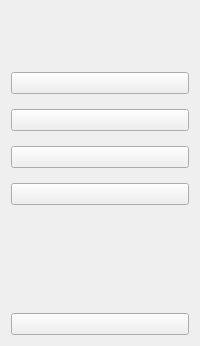
     <widget class="QWidget" name="icon_only_Widget" native="true">
      <property name="styleSheet">
       <string notr="true"/>
      </property>
      <layout class="QVBoxLayout" name="verticalLayout_3">
       <item>
        <layout class="QHBoxLayout" name="horizontalLayout_3">
         <item>
          <widget class="QLabel" name="label">
           <property name="minimumSize">
            <size>
             <width>40</width>
             <height>40</height>
            </size>
           </property>
           <property name="maximumSize">
            <size>
             <width>40</width>
             <height>40</height>
            </size>
           </property>
           <property name="text">
            <string/>
           </property>
           <property name="pixmap">
            <pixmap resource="resource.qrc">:/newPrefix/icon/big_icon.png</pixmap>
           </property>
           <property name="scaledContents">
            <bool>true</bool>
           </property>
          </widget>
         </item>
        </layout>
       </item>
       <item>
        <layout class="QVBoxLayout" name="verticalLayout">
         <property name="spacing">
          <number>15</number>
         </property>
         <property name="topMargin">
          <number>15</number>
         </property>
         <item>
          <widget class="QPushButton" name="quanlichiteu_Btn1">
           <property name="cursor">
            <cursorShape>PointingHandCursor</cursorShape>
           </property>
           <property name="text">
            <string/>
           </property>
           <property name="icon">
            <iconset resource="resource.qrc">
             <normaloff>:/newPrefix/icon/quanlychitieu_white.png</normaloff>
             <normalon>:/newPrefix/icon/quanlychitieu_blue.png</normalon>:/newPrefix/icon/quanlychitieu_white.png</iconset>
           </property>
           <property name="iconSize">
            <size>
             <width>25</width>
             <height>25</height>
            </size>
           </property>
           <property name="checkable">
            <bool>true</bool>
           </property>
           <property name="autoExclusive">
            <bool>true</bool>
           </property>
          </widget>
         </item>
         <item>
          <widget class="QPushButton" name="phantichchiteu_Btn1">
           <property name="cursor">
            <cursorShape>PointingHandCursor</cursorShape>
           </property>
           <property name="text">
            <string/>
           </property>
           <property name="icon">
            <iconset resource="resource.qrc">
             <normaloff>:/newPrefix/icon/growth_white.png</normaloff>
             <normalon>:/newPrefix/icon/growth_blue.png</normalon>:/newPrefix/icon/growth_white.png</iconset>
           </property>
           <property name="iconSize">
            <size>
             <width>25</width>
             <height>25</height>
            </size>
           </property>
           <property name="checkable">
            <bool>true</bool>
           </property>
           <property name="autoExclusive">
            <bool>true</bool>
           </property>
          </widget>
         </item>
         <item>
          <widget class="QPushButton" name="goiytietkiem_Btn1">
           <property name="cursor">
            <cursorShape>PointingHandCursor</cursorShape>
           </property>
           <property name="text">
            <string/>
           </property>
           <property name="icon">
            <iconset resource="resource.qrc">
             <normaloff>:/newPrefix/icon/idea_white.png</normaloff>
             <normalon>:/newPrefix/icon/idea_blue.png</normalon>:/newPrefix/icon/idea_white.png</iconset>
           </property>
           <property name="iconSize">
            <size>
             <width>25</width>
             <height>25</height>
            </size>
           </property>
           <property name="checkable">
            <bool>true</bool>
           </property>
           <property name="autoExclusive">
            <bool>true</bool>
           </property>
          </widget>
         </item>
         <item>
          <widget class="QPushButton" name="setting_Btn1">
           <property name="cursor">
            <cursorShape>PointingHandCursor</cursorShape>
           </property>
           <property name="text">
            <string/>
           </property>
           <property name="icon">
            <iconset resource="resource.qrc">
             <normaloff>:/newPrefix/icon/settings_white.png</normaloff>
             <normalon>:/newPrefix/icon/settings.png</normalon>:/newPrefix/icon/settings_white.png</iconset>
           </property>
           <property name="iconSize">
            <size>
             <width>25</width>
             <height>25</height>
            </size>
           </property>
           <property name="checkable">
            <bool>true</bool>
           </property>
           <property name="autoExclusive">
            <bool>true</bool>
           </property>
          </widget>
         </item>
        </layout>
       </item>
       <item>
        <spacer name="verticalSpacer">
         <property name="orientation">
          <enum>Qt::Vertical</enum>
         </property>
         <property name="sizeHint" stdset="0">
          <size>
           <width>20</width>
           <height>102</height>
          </size>
         </property>
        </spacer>
       </item>
       <item>
        <widget class="QPushButton" name="close_Btn1">
         <property name="cursor">
          <cursorShape>PointingHandCursor</cursorShape>
         </property>
         <property name="text">
          <string/>
         </property>
         <property name="icon">
          <iconset resource="resource.qrc">
           <normaloff>:/newPrefix/icon/close_white.png</normaloff>
           <normalon>:/newPrefix/icon/close_blue.png</normalon>:/newPrefix/icon/close_white.png</iconset>
         </property>
         <property name="iconSize">
          <size>
           <width>25</width>
           <height>25</height>
          </size>
         </property>
         <property name="checkable">
          <bool>true</bool>
         </property>
        </widget>
       </item>
      </layout>
     </widget>
